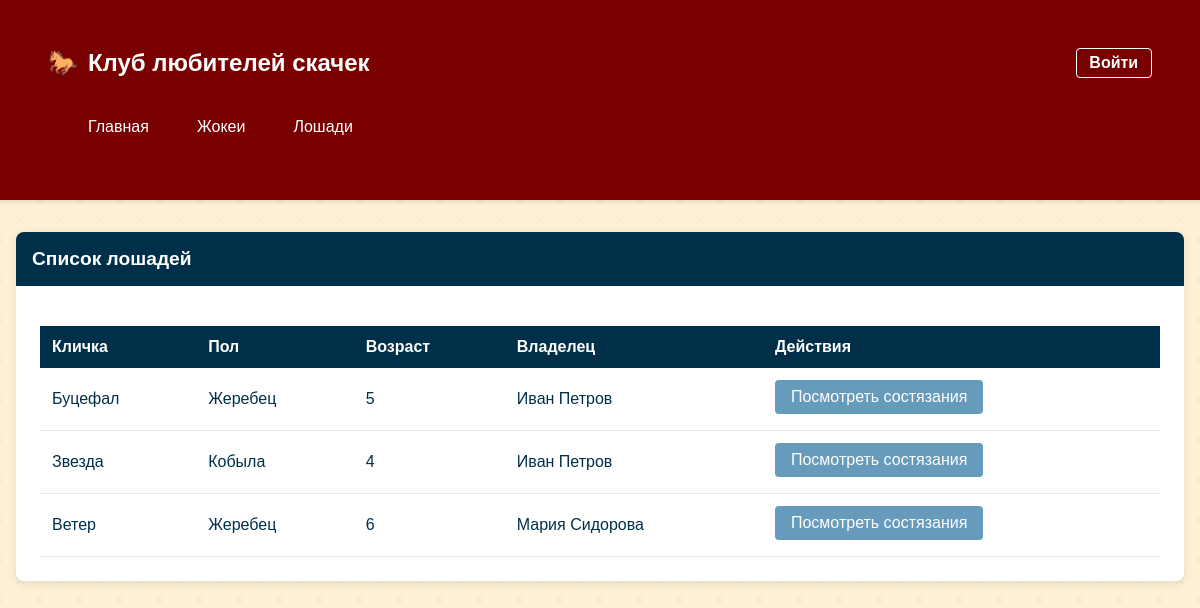
/horses, run on an earlier commit of the app's database.
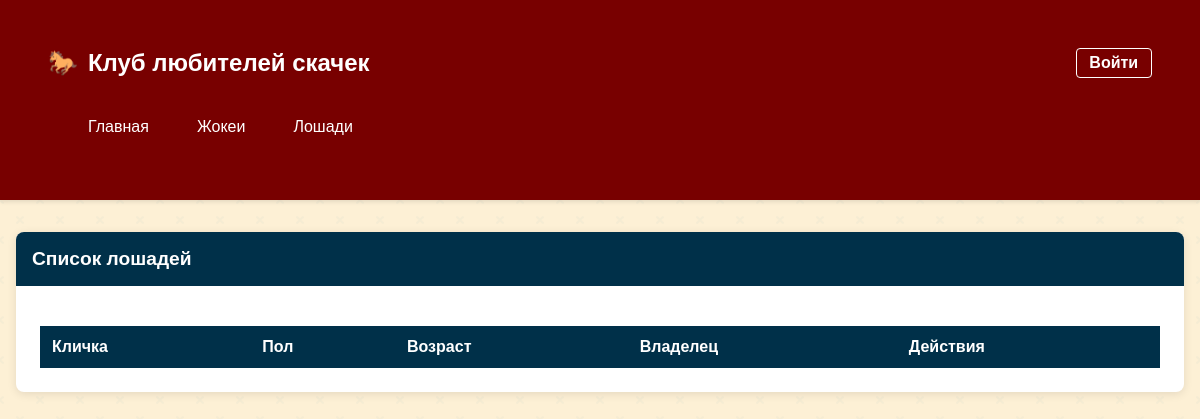
And on a later commit of the database.
### horse_racing_app/models.py (models this page shows)
class Horse(db.Model):
    __tablename__ = 'horses'
    id = db.Column(db.Integer, primary_key=True)
    name = db.Column(db.String(100), nullable=False)
    gender = db.Column(db.String(10), nullable=False)
    age = db.Column(db.Integer, nullable=False)
    owner_id = db.Column(db.Integer, db.ForeignKey('owners.id'), nullable=False)
    results = db.relationship('Result', backref='horse', lazy=True)

class Owner(db.Model):
    __tablename__ = 'owners'
    id = db.Column(db.Integer, primary_key=True)
    name = db.Column(db.String(100), nullable=False)
    address = db.Column(db.String(200), nullable=False)
    phone = db.Column(db.String(20), nullable=False)
    horses = db.relationship('Horse', backref='owner', lazy=True)

### horse_racing_app/app.py (the view)
@app.route('/horses')
def horses_list():
    horses = Horse.query.all()
    return render_template('horses_list.html', horses=horses)

### horse_racing_app/templates/horses_list.html (shortened to what this page needs)
{% extends "base.html" %}
{% block content %}
<div class="card">
    <div class="card-header">Список лошадей</div>
    <div class="card-body">
        <table class="table">
            <thead>
                <tr>
                    <th>Кличка</th>
                    <th>Пол</th>
                    <th>Возраст</th>
                    <th>Владелец</th>
                    <th>Действия</th>
                </tr>
            </thead>
            <tbody>
                {% for horse in horses %}
                <tr>
                    <td>{{ horse.name }}</td>
                    <td>{{ 'Жеребец' if horse.gender == 'male' else 'Кобыла' }}</td>
                    <td>{{ horse.age }}</td>
                    <td>{{ horse.owner.name }}</td>
                    <td>
                        <a href="{{ url_for('horse_competitions', horse_id=horse.id) }}" class="btn">
                            Посмотреть состязания
                        </a>
                    </td>
                </tr>
                {% endfor %}
            </tbody>
        </table>
    </div>
</div>
{% endblock %}

### horse_racing_app/templates/base.html (shortened to what this page needs)
<!DOCTYPE html>
<html lang="ru">
<head>
    <link rel="stylesheet" href="{{ url_for('static', filename='style.css') }}" />
</head>
<body>
<nav class="navbar">
    <div class="container navbar-top">
        <a href="{{ url_for('index') }}" class="navbar-brand">Клуб любителей скачек</a>
        {% if current_user.is_authenticated %}
            <a href="{{ url_for('logout') }}" class="btn btn-logout">Выйти</a>
        {% else %}
            <a href="{{ url_for('login') }}" class="btn btn-login">Войти</a>
        {% endif %}
    </div>
    <div class="container navbar-menu">
        <ul class="navbar-nav">
            <li class="nav-item"><a href="{{ url_for('index') }}" class="nav-link">Главная</a></li>
            <li class="nav-item"><a href="{{ url_for('jockeys_list') }}" class="nav-link">Жокеи</a></li>
            <li class="nav-item"><a href="{{ url_for('horses_list') }}" class="nav-link">Лошади</a></li>
        </ul>
    </div>
</nav>
<div class="container">
    {% block content %}{% endblock %}
</div>
</body>
</html>

### horse_racing_app/static/style.css (style rules this page uses)
:root { --color-primary: #780000; --color-secondary: #c1121f; --color-background: #fdf0d5; --color-dark: #003049; --color-accent: #669bbc; }
body { background-color: var(--color-background); color: var(--color-dark); font-family: 'Arial', sans-serif; margin: 0; padding: 0; }
.navbar { background-color: var(--color-primary); padding: 1rem 2rem; box-shadow: 0 2px 4px rgba(0, 0, 0, 0.1); }
.navbar-brand { color: white; font-size: 1.5rem; font-weight: bold; text-decoration: none; }
.navbar-nav { display: flex; list-style: none; padding: 0; }
.nav-item { margin-left: 1.5rem; white-space: nowrap; }
.nav-link { color: white; text-decoration: none; padding: 0.5rem 1rem; border-radius: 4px; transition: background-color 0.3s; }
.container { max-width: 1200px; margin: 2rem auto; padding: 0 1rem; }
.card { background: white; border-radius: 8px; box-shadow: 0 2px 10px rgba(0, 0, 0, 0.1); margin-bottom: 2rem; overflow: hidden; }
.card-header { background-color: var(--color-dark); color: white; padding: 1rem; font-size: 1.2rem; font-weight: bold; }
.card-body { padding: 1.5rem; }
.btn { display: inline-block; padding: 0.5rem 1rem; background-color: var(--color-accent); color: white; text-decoration: none; border-radius: 4px; border: none; cursor: pointer; transition: background-color 0.3s; }
.table { width: 100%; border-collapse: collapse; margin-top: 1rem; }
.table th, .table td { padding: 0.75rem; text-align: left; border-bottom: 1px solid #ddd; }
.table th { background-color: var(--color-accent); color: white; }
.navbar-brand::before { content: "🐎"; margin-right: 10px; }
.btn { transition: all 0.3s ease; position: relative; overflow: hidden; }
.card { transition: transform 0.3s ease, box-shadow 0.3s ease; border: none; }
.card { animation: fadeIn 0.5s ease-out; }
.table th { background-color: var(--color-dark); color: white; border: none; }
.navbar-top { display: flex; justify-content: space-between; align-items: center; background-color: var(--color-primary); color: white; }
.btn-logout, .btn-login { color: white; background: transparent; border: 1px solid white; border-radius: 4px; padding: 0.3rem 0.8rem; text-decoration: none; font-weight: 600; transition: background-color 0.3s, color 0.3s; }
.navbar-menu { background-color: var(--color-primary); padding: 0.5rem 2rem 1rem 2rem; }
.navbar-nav { display: flex; list-style: none; margin: 0; padding: 0; gap: 1.5rem; }
.nav-item a { color: white; text-decoration: none; padding: 0.5rem 0; font-weight: 500; transition: color 0.3s; }

What changed in the data, as far as the page shows it:
removed Horse: name "Буцефал", gender "Жеребец", age "5", owner.name "Иван Петров"
removed Horse: name "Звезда", gender "Кобыла", age "4", owner.name "Иван Петров"
removed Horse: name "Ветер", gender "Жеребец", age "6", owner.name "Мария Сидорова"
